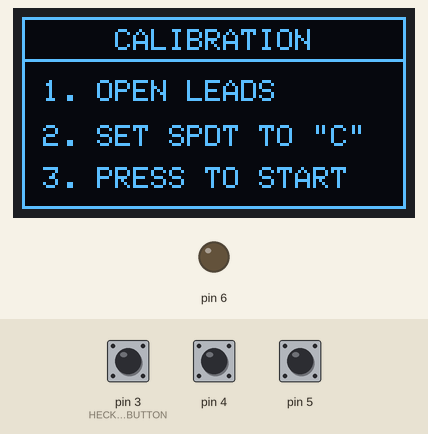
Bench run of a sketch on a simulated Arduino Uno, built with avr-gcc and run on an emulated ATmega328P. Parts: 128×64 one-colour display, output pins drawn as LEDs (lit = HIGH). The inputs (shaded band) are chosen by the test bench; at power-on: pin 3 (HECKT_PIN_BUTTON) HIGH, pin 5 LOW, pin 4 HIGH.

Above: at 2.7 s.
2.8 s: pin 3 (HECKT_PIN_BUTTON) pulled LOW for 0.15 s
At 4.3 s:
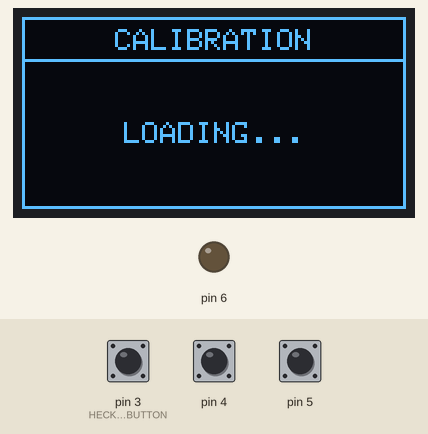
5.9 s: pin 3 (HECKT_PIN_BUTTON) pulled LOW for 3.2 s
At 9.2 s:
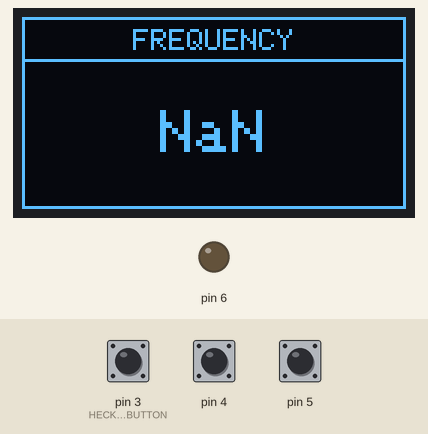
10.6 s: pin 5 driven HIGH
At 11.5 s:
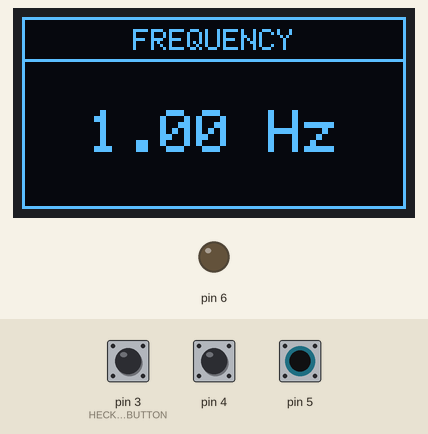
13.5 s: pin 3 (HECKT_PIN_BUTTON) pulled LOW for 0.15 s
At 14.8 s:
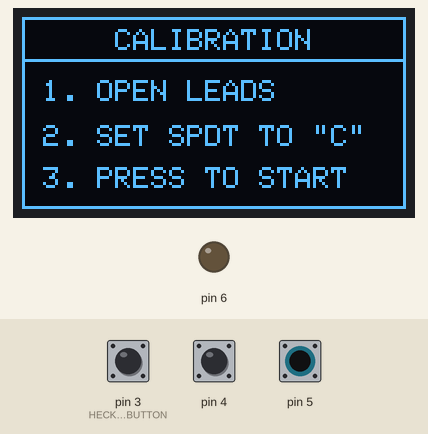
15.1 s: pin 3 (HECKT_PIN_BUTTON) pulled LOW for 1 s
At 17.3 s:
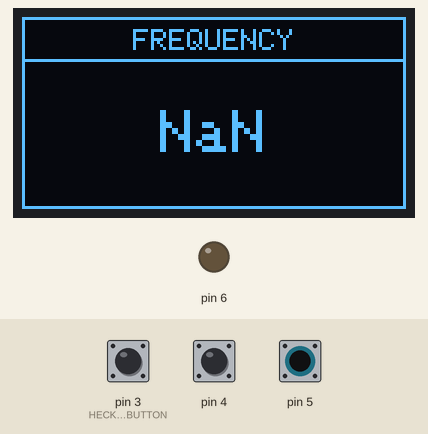
17.6 s: pin 5 pulsed LOW 5 times (0.12 s each, 0.3 s apart)
At 19.6 s:
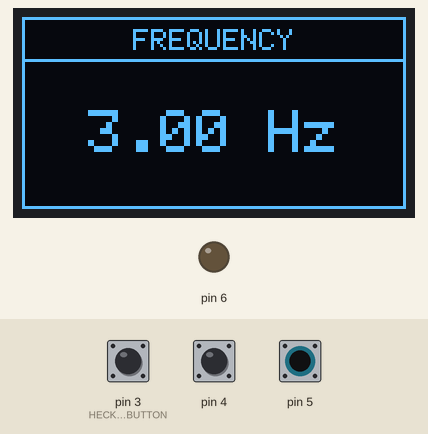
Timing chart, 0 to 21.1 s (numbered marks = the images above; inputs shaded):
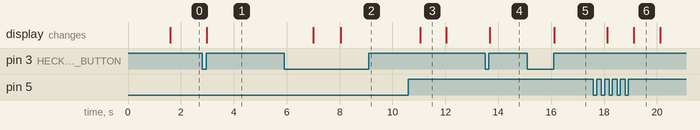

Measured:
- after the input at 2.8 s, the display: changes after 0.18 s (image 1)
- after the input at 5.9 s, the display: first differs from a run without the input after 2.1 s (image 2)
- after the input at 10.6 s, the display: changes after 0.44 s (image 3)
- after the input at 13.5 s, the display: changes after 0.18 s (image 4)
- after the input at 15.1 s, the display: changes after 1.0 s (image 5)
- after the input at 17.6 s, the display: first changes after 0.53 s (image 6 shows a later state)
- what the display in image 3 shows lasts 1.0 s, from 11.0 s to 12.0 s

The sketch:

fw.ino
```cpp
#include "lc.h"
#include "gui.h"
#include "config.h"

static gui_t last_page = GUI_CALIBRATION_INFO;
static gui_t current_page = GUI_CALIBRATION_INFO;

void setup()
{
  lc_init();

  if (!gui_init())
  {
    while(1){}
  }

  const uint32_t start_ms = millis();
  bool calibrate_at_startup = false;

  // Open calibration at startup
  while (digitalRead(HECKT_PIN_BUTTON) == LOW)
  {
    if (millis() - start_ms >= HECKT_TIME_CALIB_HOLD_MS)
    {
      calibrate_at_startup = true;
      break;
    }

    delay(1);
  }

  gui_render_page(GUI_TITLE);

  if (lc_is_calibrated() && !calibrate_at_startup)
  {
    current_page = lc_dut_iscap() ? GUI_CAPACITANCE : GUI_INDUCTANCE;
    lc_meas_start();
  }

  gui_render_page(current_page);

  // Startup press should not start calibration.
  while (digitalRead(HECKT_PIN_BUTTON) == LOW)
  {
    delay(1);
  }
}

void loop()
{
  const bool is_cap = lc_dut_iscap();
  const gui_button_event_t button_event = gui_poll_button();
  const gui_t measurement_page = is_cap ? GUI_CAPACITANCE : GUI_INDUCTANCE;
  const gui_t zero_page = is_cap ? GUI_ZERO_C : GUI_ZERO_L;
  const bool zero_pending = current_page == GUI_ZERO_C || current_page == GUI_ZERO_L;

  if (button_event == GUI_BUTTON_LONG_PRESS)
  {
    if (current_page != GUI_FREQUENCY)
    {
      last_page = zero_pending ? measurement_page : current_page;
      lc_relay_off();
      lc_meas_start();
      current_page = GUI_FREQUENCY;
      gui_render_page(current_page);
    }

    return;
  }

  if (zero_pending && current_page != zero_page)
  {
    current_page = measurement_page;
    lc_meas_start();
    gui_render_page(current_page);
    return;
  }

  if (button_event == GUI_BUTTON_SHORT_PRESS)
  {
    switch (current_page)
    {
      case GUI_FREQUENCY:
      {
        lc_meas_stop();
        current_page = last_page;

        if (current_page == GUI_CAPACITANCE || current_page == GUI_INDUCTANCE)
        {
          lc_meas_start();
        }

        gui_render_page(current_page);
        break;
      }

      case GUI_CALIBRATION_INFO:
      {
        gui_render_page(GUI_CALIBRATION_LOADING);

        if (lc_calibrate())
        {
          current_page = GUI_CALIBRATION_RESULT;
          gui_render_page(current_page);
        }
        else
        {
          gui_render_page(LC_ERROR_CALIBRATION);
        }

        break;
      }

      case GUI_CALIBRATION_RESULT:
      {
        current_page = measurement_page;
        lc_meas_start();
        gui_render_page(current_page);
        break;
      }

      case GUI_CAPACITANCE:
      case GUI_INDUCTANCE:
      {
        lc_meas_stop();
        current_page = zero_page;
        gui_render_page(current_page);
        break;
      }

      case GUI_ZERO_C:
      case GUI_ZERO_L:
      {
        lc_zero(is_cap);

        current_page = lc_dut_iscap() ? GUI_CAPACITANCE : GUI_INDUCTANCE;
        lc_meas_start();
        gui_render_page(current_page);
        break;
      }

      default: break;
    }

    return;
  }

  if (current_page == GUI_FREQUENCY)
  {
    if (lc_update())
    {
      gui_render_page(current_page);
    }

    return;
  }

  if (current_page != GUI_CAPACITANCE && current_page != GUI_INDUCTANCE)
  {
    return;
  }

  if (current_page != measurement_page)
  {
    lc_meas_start();
    current_page = measurement_page;
    gui_render_page(current_page);
  }

  if (lc_update())
  {
    gui_render_page(current_page);
  }
}
```

freq.cpp
```cpp
#include <Arduino.h>
#include <avr/interrupt.h>
#include <util/atomic.h>
#include <math.h>

#include "freq.h"

// Common gate timing (250 ticks per ms)
#if F_CPU == 16000000UL
  #define FREQ_TIMER2_TCCR2B _BV(CS22)
#elif F_CPU == 8000000UL
  #define FREQ_TIMER2_TCCR2B (_BV(CS21) | _BV(CS20))
#else
  #error "Frequency counter requires an 8 MHz or 16 MHz CPU clock."
#endif

#define FREQ_TIMER2_TICKS_PER_MS 250U
#define FREQ_TIMER2_TICKS_PER_S 250000U

static uint16_t freq_gate_ms = 0U;
static uint16_t freq_gate_index = 0U;
static volatile uint16_t freq_overflows = 0U;

static uint32_t freq_last_count = 0U;
static uint8_t freq_last_phase = 0U;
static bool freq_has_history = false;

static volatile uint32_t freq_sample_count = 0U;
static volatile uint32_t freq_sample_ticks = 0U;
static volatile bool freq_is_ready = false;

bool freq_init(uint16_t gate_ms)
{
  freq_stop();
  freq_gate_ms = gate_ms;
  pinMode(5, INPUT);

  return (freq_gate_ms > 0U);
}

void freq_start(void)
{
  freq_stop();

  if (freq_gate_ms == 0U)
  {
    return;
  }

  ATOMIC_BLOCK(ATOMIC_RESTORESTATE)
  {
    TCCR1A = 0U;
    TCNT1 = 0U;
    TIFR1 = _BV(TOV1);

    ASSR = 0U;
    TCCR2A = _BV(WGM21);
    TCCR2B = 0U;
    TCNT2 = 0U;
    OCR2A = 249U;
    TIFR2 = _BV(OCF2A) | _BV(OCF2B) | _BV(TOV2);
    GTCCR = _BV(PSRASY);

    freq_overflows = 0U;
    freq_gate_index = freq_gate_ms - 1U;
    freq_has_history = false;

    TIMSK1 = _BV(TOIE1);
    TIMSK2 = _BV(OCIE2A);

    // T1 counts rising edges on D5.
    TCCR1B = _BV(CS12) | _BV(CS11) | _BV(CS10);
    TCCR2B = FREQ_TIMER2_TCCR2B;
  }
}

void freq_stop(void)
{
  TIMSK2 = 0U;
  TCCR2B = 0U;
  TIMSK1 = 0U;
  TCCR1B = 0U;
  freq_is_ready = false;
}

bool freq_ready(void)
{
  return freq_is_ready;
}

double freq_read(void)
{
  uint32_t count = 0U;
  uint32_t ticks = 0U;

  ATOMIC_BLOCK(ATOMIC_RESTORESTATE)
  {
    if (freq_is_ready)
    {
      count = freq_sample_count;
      ticks = freq_sample_ticks;
      freq_is_ready = false;
    }
  }

  if (ticks == 0U)
  {
    return NAN;
  }

  return (double)count * ((double)FREQ_TIMER2_TICKS_PER_S / ticks);
}

ISR(TIMER1_OVF_vect)
{
  freq_overflows++;
}

ISR(TIMER2_COMPA_vect)
{
  if (++freq_gate_index < freq_gate_ms)
  {
    return;
  }

  freq_gate_index = 0U;

  uint16_t overflows = freq_overflows;
  uint16_t counter = TCNT1;

  if (TIFR1 & _BV(TOV1))
  {
    counter = TCNT1;
    overflows++;
  }

  const uint8_t phase = TCNT2;
  const uint32_t count = ((uint32_t)overflows << 16) | counter;

  if (freq_has_history)
  {
    freq_sample_count = count - freq_last_count;
    freq_sample_ticks = (uint32_t)freq_gate_ms * FREQ_TIMER2_TICKS_PER_MS +
                        phase - freq_last_phase;
    freq_is_ready = true;
  }

  freq_last_count = count;
  freq_last_phase = phase;
  freq_has_history = true;
}
```

freq.h
```cpp
#ifndef _HECKT_FREQ_H_
#define _HECKT_FREQ_H_

#include <inttypes.h>

bool freq_init(uint16_t gate_ms);

// Measurement control
void freq_start(void);
void freq_stop(void);

// Frequency reading
bool freq_ready(void);
double freq_read(void);

#endif
```

gui.cpp
```cpp
#include "gui.h"
#include "lc.h"
#include "config.h"

#include <math.h>
#include <Wire.h>
#include <Adafruit_GFX.h>
#include <Adafruit_SSD1306.h>

#define OLED_ADDRESS 0x3C
#define OLED_WIDTH 128
#define OLED_HEIGHT 64
#define OLED_RESET -1

#define OLED_TEXT_HEIGHT 8

#define SCALE_MICRO 1.0e6
#define SCALE_NANO 1.0e9
#define SCALE_PICO 1.0e12

static Adafruit_SSD1306 display(OLED_WIDTH, OLED_HEIGHT, &Wire, OLED_RESET);
static void gui_print_value(double value, double scale, const char *unit);
static void gui_print_capacitance(double capacitance);
static void gui_print_inductance(double inductance);
static void gui_print_frequency(double frequency);
static void gui_print_centered(void (*printer)(double), double value);

bool gui_init(void)
{
  pinMode(HECKT_PIN_BUTTON, INPUT_PULLUP);

  return display.begin(SSD1306_SWITCHCAPVCC, OLED_ADDRESS);
}

gui_button_event_t gui_poll_button(void)
{
  static bool was_pressed = false;
  static bool long_reported = false;
  static uint32_t press_start_ms = 0U;

  const bool pressed = (digitalRead(HECKT_PIN_BUTTON) == LOW);
  const uint32_t now_ms = millis();
  gui_button_event_t event = GUI_BUTTON_NONE;

  if (pressed && !was_pressed)
  {
    press_start_ms = now_ms;
    long_reported = false;
  }
  else if (pressed && !long_reported &&
           now_ms - press_start_ms >= HECKT_TIME_FREQ_LONG_HOLD_MS)
  {
    long_reported = true;
    event = GUI_BUTTON_LONG_PRESS;
  }
  else if (!pressed && was_pressed && !long_reported)
  {
    if (now_ms - press_start_ms >= HECKT_TIME_FREQ_LONG_HOLD_MS)
    {
      event = GUI_BUTTON_LONG_PRESS;
    }
    else
    {
      event = GUI_BUTTON_SHORT_PRESS;
    }
  }

  was_pressed = pressed;
  return event;
}

void gui_render_page(gui_t page)
{
  switch(page)
  {
    case GUI_TITLE:
    {
      display.clearDisplay();
      display.setFont();
      display.setTextSize(1);
      display.setTextColor(SSD1306_WHITE);
      display.drawRect(0, 0, OLED_WIDTH, OLED_HEIGHT, SSD1306_WHITE);
      display.setCursor(31, 6);
      display.print(F("HECKT-DUINO"));
      display.setCursor(40, 18);
      display.print(F("LC METER"));
      display.setCursor(6, 40);
      display.print(F(HECKT_VERSION));
      display.setCursor(6, 52);
      display.print(F(HECKT_RELEASE_DATE));
      display.display();
      delay(1500);
      break;
    }

    case GUI_CALIBRATION_INFO:
    {
      display.clearDisplay();
      display.setFont();
      display.setTextSize(1);
      display.setTextColor(SSD1306_WHITE);
      display.setTextWrap(false);
      display.drawRect(0, 0, OLED_WIDTH, OLED_TEXT_HEIGHT+7, SSD1306_WHITE);
      display.drawRect(0, 0, OLED_WIDTH, OLED_HEIGHT, SSD1306_WHITE);
      display.setCursor(31, 4);
      display.println(F("CALIBRATION"));
      display.setCursor(7, 21);
      display.print(F("1. OPEN LEADS"));
      display.setCursor(7, 36);
      display.print(F("2. SET SPDT TO \"C\""));
      display.setCursor(7, 50);
      display.print(F("3. PRESS TO START"));
      display.display();
      break;
    }

    case GUI_INDUCTANCE:
    {
      display.clearDisplay();
      display.setFont();
      display.setTextSize(1);
      display.setTextColor(SSD1306_WHITE);
      display.setTextWrap(false);
      display.drawRect(0, 0, OLED_WIDTH, OLED_TEXT_HEIGHT+7, SSD1306_WHITE);
      display.drawRect(0, 0, OLED_WIDTH, OLED_HEIGHT, SSD1306_WHITE);
      display.setCursor(34, 4);
      display.println(F("INDUCTANCE"));
      gui_print_centered(gui_print_inductance, lc_get_l());
      display.display();
      break;
    }

    case GUI_CAPACITANCE:
    {
      display.clearDisplay();
      display.setFont();
      display.setTextSize(1);
      display.setTextColor(SSD1306_WHITE);
      display.setTextWrap(false);
      display.drawRect(0, 0, OLED_WIDTH, OLED_TEXT_HEIGHT+7, SSD1306_WHITE);
      display.drawRect(0, 0, OLED_WIDTH, OLED_HEIGHT, SSD1306_WHITE);
      display.setCursor(31, 4);
      display.println(F("CAPACITANCE"));
      gui_print_centered(gui_print_capacitance, lc_get_c());
      display.display();
      break;
    }

    case GUI_FREQUENCY:
    {
      display.clearDisplay();
      display.setFont();
      display.setTextSize(1);
      display.setTextColor(SSD1306_WHITE);
      display.setTextWrap(false);
      display.drawRect(0, 0, OLED_WIDTH, OLED_TEXT_HEIGHT+7, SSD1306_WHITE);
      display.drawRect(0, 0, OLED_WIDTH, OLED_HEIGHT, SSD1306_WHITE);
      display.setCursor(37, 4);
      display.println(F("FREQUENCY"));
      gui_print_centered(gui_print_frequency, lc_get_f());
      display.display();
      break;
    }

    case GUI_CALIBRATION_RESULT:
    {
      display.clearDisplay();
      display.setFont();
      display.setTextSize(1);
      display.setTextColor(SSD1306_WHITE);
      display.setTextWrap(false);
      display.drawRect(0, 0, OLED_WIDTH, OLED_TEXT_HEIGHT+7, SSD1306_WHITE);
      display.drawRect(0, 0, OLED_WIDTH, OLED_HEIGHT, SSD1306_WHITE);
      display.setCursor(22, 4);
      display.println(F("* CALIBRATED *"));
      display.setCursor(7, 21);
      display.print(F("L-EFF : "));
      gui_print_inductance(lc_get_el());
      display.setCursor(7, 36);
      display.print(F("C-EFF : "));
      gui_print_capacitance(lc_get_ec());
      display.setCursor(7, 50);
      display.print(F("F-EFF : "));
      gui_print_value(lc_get_ef(), 1.0e-3, "kHz");
      display.display();
      break;
    }

    case GUI_CALIBRATION_LOADING:
    {
      display.clearDisplay();
      display.setFont();
      display.setTextSize(1);
      display.setTextColor(SSD1306_WHITE);
      display.setTextWrap(false);
      display.drawRect(0, 0, OLED_WIDTH, OLED_TEXT_HEIGHT+7, SSD1306_WHITE);
      display.drawRect(0, 0, OLED_WIDTH, OLED_HEIGHT, SSD1306_WHITE);
      display.setCursor(31, 4);
      display.print(F("CALIBRATION"));
      display.setCursor(34, 35);
      display.print(F("LOADING..."));
      display.display();
      break;
    }

    case GUI_ZERO_C:
    case GUI_ZERO_L:
    {
      display.clearDisplay();
      display.setFont();
      display.setTextSize(1);
      display.setTextColor(SSD1306_WHITE);
      display.setTextWrap(false);
      display.drawRect(0, 0, OLED_WIDTH, OLED_TEXT_HEIGHT+7, SSD1306_WHITE);
      display.drawRect(0, 0, OLED_WIDTH, OLED_HEIGHT, SSD1306_WHITE);
      display.setCursor(43, 4);
      display.print(page == GUI_ZERO_C ? F("ZERO C") : F("ZERO L"));
      display.setCursor(7, 26);
      display.print(page == GUI_ZERO_C ? F("1. OPEN LEADS") : F("1. SHORT LEADS"));
      display.setCursor(7, 44);
      display.print(F("2. PRESS TO ZERO"));
      display.display();
      break;
    }

    default: break;
  }
}

void gui_render_page(lc_error_t error)
{
  display.clearDisplay();
  display.setFont();
  display.setTextSize(1);
  display.setTextColor(SSD1306_WHITE);
  display.setTextWrap(false);
  display.drawRect(0, 0, OLED_WIDTH, OLED_TEXT_HEIGHT+7, SSD1306_WHITE);
  display.drawRect(0, 0, OLED_WIDTH, OLED_HEIGHT, SSD1306_WHITE);
  display.setCursor(37, 4);
  display.println(F("* ERROR *"));

  switch(error)
  {
    case LC_ERROR_NONE:
    {
      break;
    }

    case LC_ERROR_CALIBRATION:
    {
      display.setCursor(19, 26);
      display.print(F("SET SPDT TO \"C\""));
      display.setCursor(25, 45);
      display.print(F("AND TRY AGAIN"));
      break;
    }

    default:
    {
      display.setCursor(31, 34);
      display.print(F("UNKNOWN ERROR"));
      break;
    }
  }

  display.display();
}

void gui_render_debug(uint32_t delay_ms)
{
  for (uint8_t page = 0U; page < GUI_COUNT; page++)
  {
    gui_render_page((gui_t)(page));
    delay(delay_ms);
  }

  for (uint8_t error = LC_ERROR_NONE+1U; error < LC_ERROR_COUNT; error++)
  {
    gui_render_page((lc_error_t)(error));
    delay(delay_ms);
  }
}

static void gui_print_value(double value, double scale, const char *unit)
{
  if (!isfinite(value))
  {
    display.print(F("NaN"));
    return;
  }

  display.print(value * scale, 2);
  display.print(" ");
  display.print(unit);
}

static void gui_print_capacitance(double capacitance)
{
  const double absolute_value = fabs(capacitance);

  if (absolute_value >= 1.0e-6)
  {
    gui_print_value(capacitance, SCALE_MICRO, "uF");
  }
  else if (absolute_value >= 1.0e-9)
  {
    gui_print_value(capacitance, SCALE_NANO, "nF");
  }
  else
  {
    gui_print_value(capacitance, SCALE_PICO, "pF");
  }
}

static void gui_print_inductance(double inductance)
{
  const double absolute_value = fabs(inductance);

  if (absolute_value >= 1.0)
  {
    gui_print_value(inductance, 1.0, "H");
  }
  else if (absolute_value >= 1.0e-3)
  {
    gui_print_value(inductance, 1.0e3, "mH");
  }
  else if (absolute_value >= 1.0e-6)
  {
    gui_print_value(inductance, SCALE_MICRO, "uH");
  }
  else
  {
    gui_print_value(inductance, SCALE_NANO, "nH");
  }
}

static void gui_print_frequency(double frequency)
{
  const double absolute_value = fabs(frequency);

  if (absolute_value >= 1.0e3)
  {
    gui_print_value(frequency, 1.0e-3, "kHz");
  }
  else
  {
    gui_print_value(frequency, 1.0, "Hz");
  }
}

static void gui_print_centered(void (*printer)(double), double value)
{
  display.setFont();
  display.setTextWrap(false);
  display.setTextSize(2);

  display.setCursor(0, OLED_HEIGHT);
  printer(value);
  int16_t width = display.getCursorX();

  uint8_t size = 2;
  if (width > OLED_WIDTH - 2)
  {
    size = 1;
    width /= 2;
  }

  const uint8_t top = OLED_TEXT_HEIGHT + 7;
  const uint8_t height = OLED_HEIGHT - top - 1;

  display.setTextSize(size);
  display.setCursor((OLED_WIDTH - width) / 2,
                    top + (height - OLED_TEXT_HEIGHT * size) / 2);
  printer(value);
}
```

gui.h
```cpp
#ifndef _HECKT_GUI_H_
#define _HECKT_GUI_H_

#include <inttypes.h>

typedef enum
{
  GUI_TITLE,
  GUI_CALIBRATION_INFO,
  GUI_CALIBRATION_RESULT,
  GUI_CALIBRATION_LOADING,
  GUI_INDUCTANCE,
  GUI_CAPACITANCE,
  GUI_FREQUENCY,
  GUI_ZERO_C,
  GUI_ZERO_L,
  GUI_COUNT
} gui_t;

typedef enum
{
  GUI_BUTTON_NONE,
  GUI_BUTTON_SHORT_PRESS,
  GUI_BUTTON_LONG_PRESS
} gui_button_event_t;

typedef enum
{
  LC_ERROR_NONE,
  LC_ERROR_CALIBRATION,
  LC_ERROR_COUNT
} lc_error_t;

bool gui_init(void);
gui_button_event_t gui_poll_button(void);
void gui_render_page(gui_t page);
void gui_render_page(lc_error_t error);
void gui_render_debug(uint32_t ms);

#endif
```

lc.h
```cpp
#ifndef _HECKT_LC_H_
#define _HECKT_LC_H_

void lc_init(void);

// Measurements control
void lc_meas_start(void);
void lc_meas_stop(void);
bool lc_update(void);
bool lc_zero(bool is_cap);

// DUT measurements
double lc_get_c(void);
double lc_get_l(void);
double lc_get_f(void);

// Effective tank parameters
double lc_get_ec(void);
double lc_get_el(void);
double lc_get_ef(void);

// Hardware and calibration
void lc_relay_on(void);
void lc_relay_off(void);
bool lc_dut_iscap(void);
bool lc_calibrate(void);
bool lc_is_calibrated(void);

#endif
```

Source omitted: lc.cpp (6744 bytes), config.h (1299 bytes)
